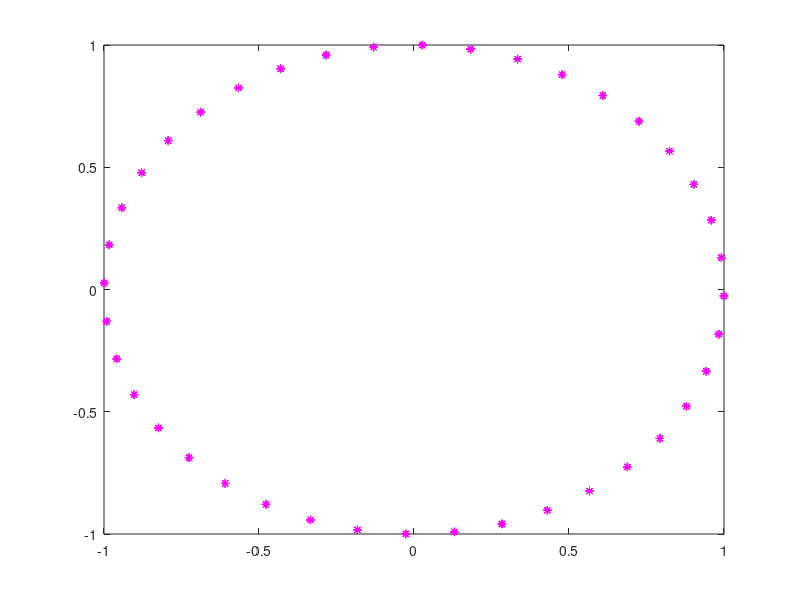

This chart was generated by the following MATLAB code:
clear all, clc;
% Entrada de datos
fx=input('Frecuencia en x: '); %pi/4
dx=input('Fase en x: ');       %0.05
fy=input('Frecuencia en y: '); %pi/2 %Paso
dy=input('Fase en y: ');       %0.03 %Paso
% Proceso
t = 0:pi/100:2*pi;
x = cos(fx*t + dx);
y = sin(fy*t + dy);
% Salida de resultados
plot(x,y,'m*')